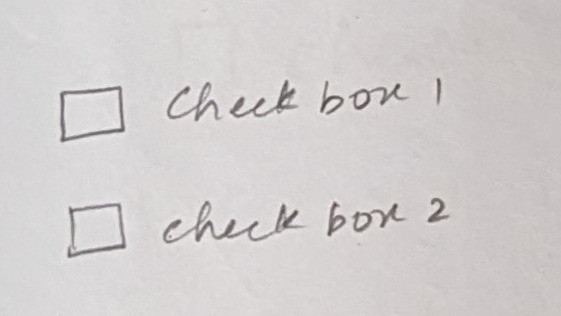
#> input picture dataset/sketches/checkbox1.jpg, 561 x 316 px
$ python -i ocr_service.py   (imports and definitions only)
#> lines starting #> are read from the running program, lines starting #| are printed output that depends on the picture; after the words box and inside, x2 and y2 are one past the last pixel; in counts of white or black regions, pixels touching at a corner belong together
#> further down, picture is the input picture: shape (316, 561, 3); mean B, G, R 206.2, 206.5, 210.2
import cv2
import pytesseract
import numpy as np
import os
import re

# Try to find tesseract executable in common Windows paths
# [6 lines that did not run here, left out]

# [4 lines not run here, left out]

MEANINGFUL_LABELS = [
    'email', 'password', 'login', 'sign in', 'submit', 'name',
    'mobile', 'gender', 'first name', 'last name', 'username', 'register'
]

# [29 lines left out: function clean_and_filter_text, not called in this run]

def preprocess_for_ocr(img):
    """
    Apply grayscale, thresholding and contrast enhancement
    """
    if len(img.shape) == 3:
        gray = cv2.cvtColor(img, cv2.COLOR_BGR2GRAY)
    else:
        gray = img

    # Standardize size for OCR if too small
    h, w = gray.shape
#> h = 316; w = 561
    if h < 30:
        scale = 30.0 / h
        gray = cv2.resize(gray, (int(w * scale), 30), interpolation=cv2.INTER_CUBIC)

    # Increase contrast
    gray = cv2.convertScaleAbs(gray, alpha=1.8, beta=0)
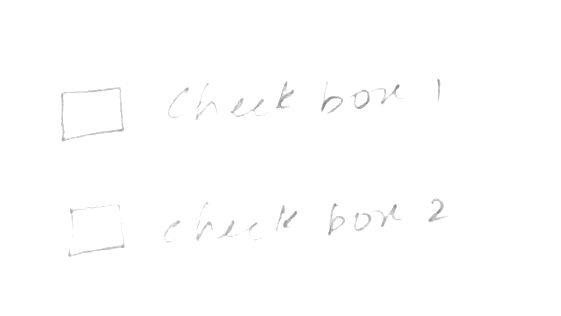
#> gray: shape (316, 561); min 128, max 255, mean 254.3

    # Adaptive thresholding
    thresh = cv2.adaptiveThreshold(
        gray, 255, cv2.ADAPTIVE_THRESH_GAUSSIAN_C,
        cv2.THRESH_BINARY, 11, 2
    )
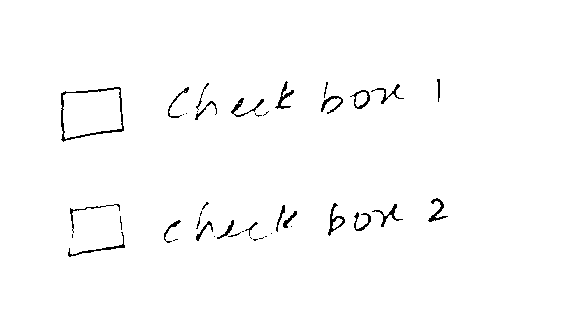
#> thresh: shape (316, 561); 98.5% white; black in thin lines or dots, all inside (x1, y1, x2, y2) = (61, 79, 448, 257)

    return thresh

# [114 lines left out: functions extract_text_from_roi, associate_text_with_elements, not called in this run]

>>> import cv2
>>> picture = cv2.imread('../dataset/sketches/checkbox1.jpg')
>>> result = preprocess_for_ocr(picture)

$ run again, on dataset/sketches/checkbox2.jpg
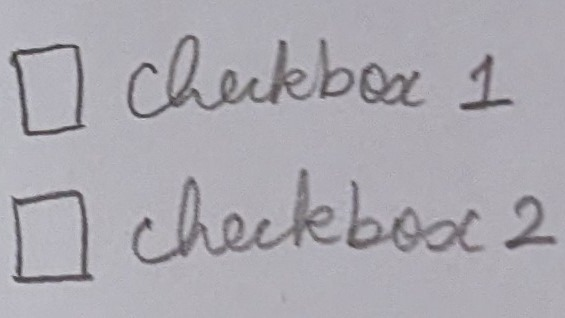
#> input picture dataset/sketches/checkbox2.jpg, 565 x 318 px
#> picture is the input picture: shape (318, 565, 3); mean B, G, R 175.5, 168.4, 170.8
#> in preprocess_for_ocr, `gray = cv2.convertScaleAbs(gray, alpha=1.8, beta=0)`:
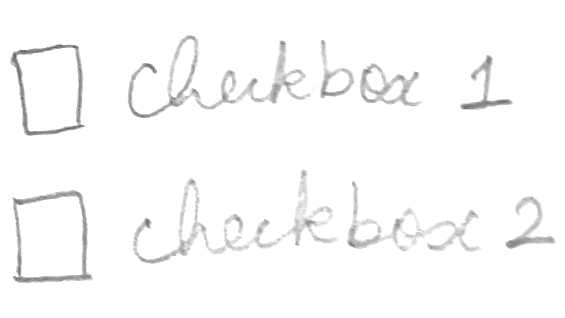
#> gray: shape (318, 565); min 85, max 255, mean 250.1
#> in preprocess_for_ocr, `thresh = cv2.adaptiveThreshold( gray, 255, cv2.ADAPTIVE_THRESH_GAUSSIA..`:
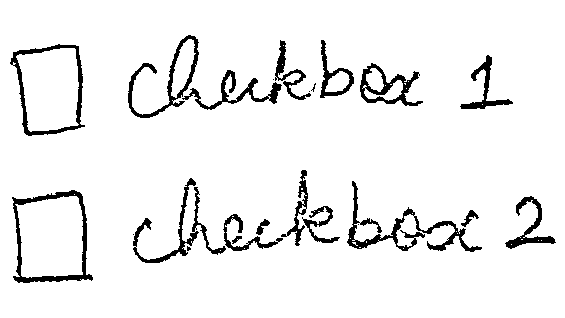
#> thresh: shape (318, 565); 93.6% white; 23 black regions (6 under 20 px), largest, box (x1, y1, x2, y2) and area: (347, 181, 482, 252) 1484, (12, 190, 93, 283) 1310, (10, 44, 85, 136) 1090

$ run again, on dataset/sketches/img.jpg
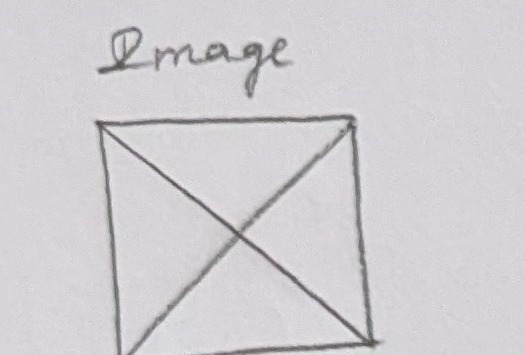
#> input picture dataset/sketches/img.jpg, 525 x 355 px
#> picture is the input picture: shape (355, 525, 3); mean B, G, R 209.8, 206.6, 208.8
#> in preprocess_for_ocr, `gray = cv2.convertScaleAbs(gray, alpha=1.8, beta=0)`:
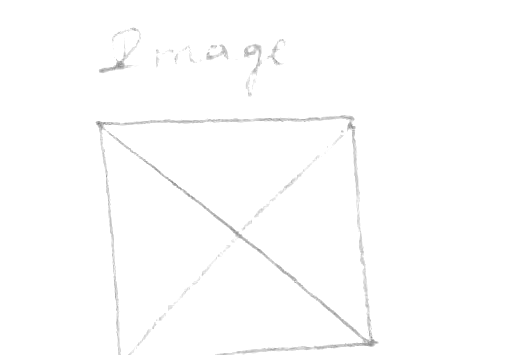
#> gray: shape (355, 525); min 117, max 255, mean 253.6
#> in preprocess_for_ocr, `thresh = cv2.adaptiveThreshold( gray, 255, cv2.ADAPTIVE_THRESH_GAUSSIA..`:
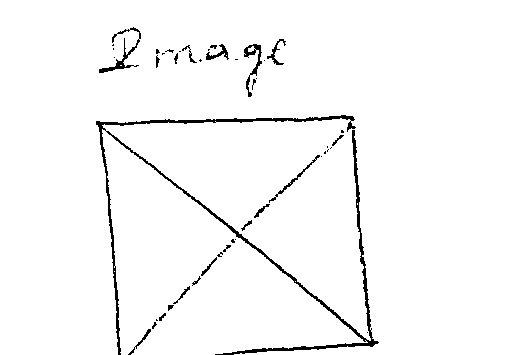
#> thresh: shape (355, 525); 97.2% white; black in thin lines or dots, all inside (x1, y1, x2, y2) = (96, 27, 379, 355)
